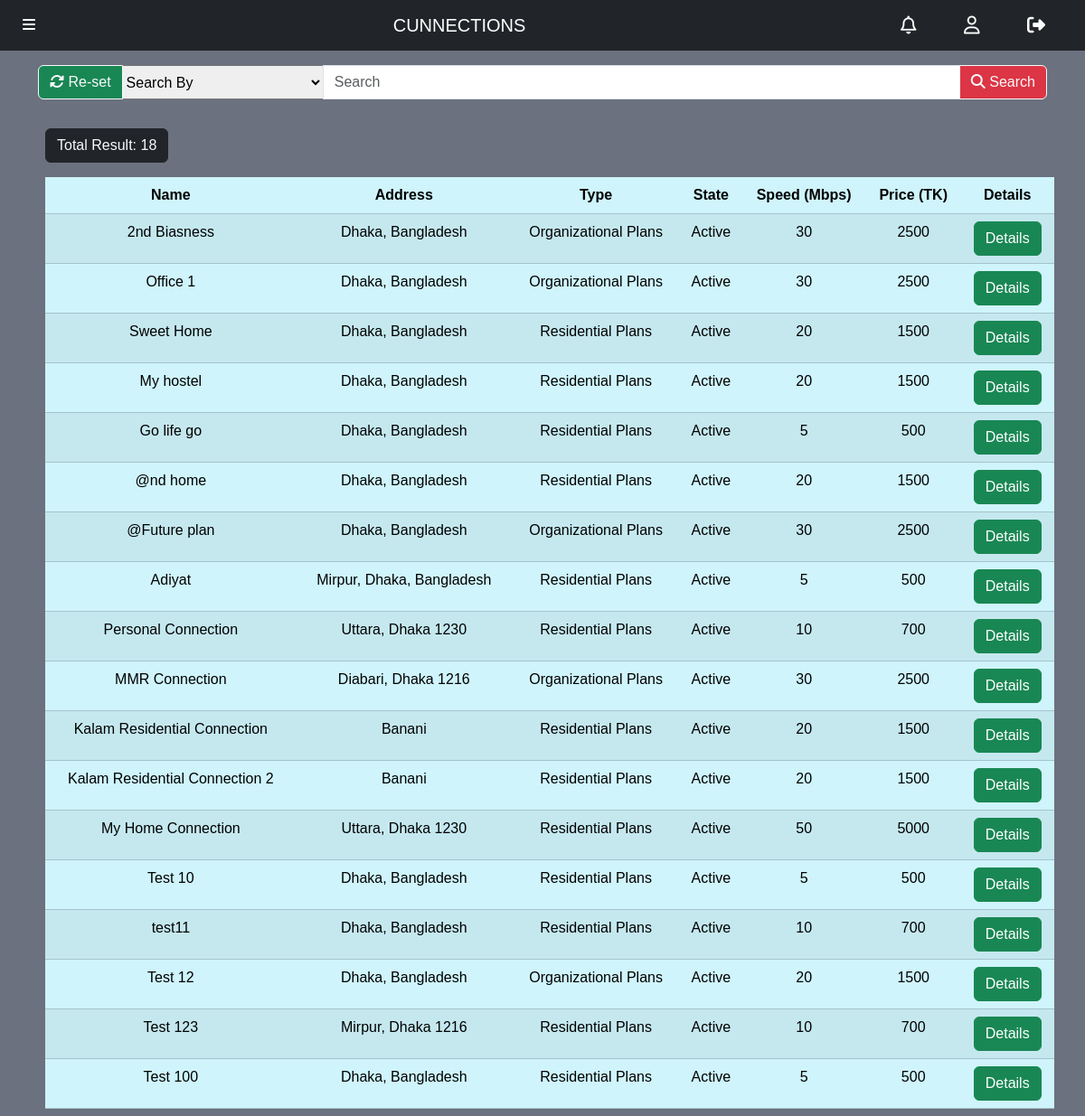
The page /connections_admin.php (signed in) on the database its author committed.
### tables this page shows
CREATE TABLE `connections` (
  `id` varchar(50) NOT NULL,
  `name` varchar(100) DEFAULT NULL,
  `address` varchar(200) DEFAULT NULL,
  `type` varchar(50) DEFAULT NULL,
  `customer_id` varchar(50) DEFAULT NULL,
  `plan_id` varchar(50) DEFAULT NULL,
  `state` varchar(30) DEFAULT NULL,
  `starting_date` date NOT NULL,
  `submission_date` date DEFAULT NULL,
  `req_plan` varchar(50) DEFAULT NULL
);

CREATE TABLE `plans` (
  `id` varchar(50) NOT NULL,
  `type` text DEFAULT NULL,
  `name` varchar(100) DEFAULT NULL,
  `speed` int(11) DEFAULT NULL,
  `realip` text DEFAULT NULL,
  `price` int(11) DEFAULT NULL
);

### connections_admin.php (the view, shortened to what this page needs)
<!DOCTYPE html>
<html lang="en">
<head>
    <?php include '_link_common.php'; ?>
    <link rel="stylesheet" href="footer.css">
    <link rel="stylesheet" href="navbar.css">
</head>
<body>
    <?php
        require '_nav_admin.php';
    ?>
    <div class="container my-3">
        <form method="get">
            <div class="input-group">
                <button class="btn btn-success btn-outline-light" name="reset" type="submit"><i class="fa-solid fa-rotate"></i></i> Re-set</button>
                <select class="search-select" name="key" style="width: 20%;">
                    <option value="all" selected>Search By</option>
                </select>
                <input type="text" class="form-control" name="word" placeholder="Search">
                <button class="btn btn-danger btn-outline-light" name="search" type="submit"><i class="fa-solid fa-magnifying-glass"></i></i> Search</button>
            </div>
        </form>
    </div>
    <?php
        require '_database_connect.php';
        $find_connections_sql = "SELECT * FROM `connections`";
        $find_connections = mysqli_query($connect, $find_connections_sql);
        $total_connections = mysqli_num_rows($find_connections);
        if($total_connections>0){
            echo "
            <div class='container overflow-auto mt-4'>
                <div class='num_of_res text-light btn btn-dark m-2'>
                    <h7 class='pt-2'>Total Result: $total_connections</h7>
                </div>
                <table class='table table-info table-striped table-hover m-2 p-2 text-center'>
                    <thead>
                        <tr>
                            <th>Name</th>
                            <th>Address</th>
                            <th>Type</th>
                            <th>State</th>
                            <th>Speed (Mbps)</th>
                            <th>Price (TK)</th>
                            <th>Details</th>
                        </tr>
                    </thead>
                    <tbody>";
                for($i=0; $i<$total_connections; $i++){
                    $connections = mysqli_fetch_assoc($find_connections);
                    $plan_sql = "SELECT * FROM `plans` WHERE `type` = '{$connections['type']}' AND `id` = '{$connections['plan_id']}'";
                    $get_plan = mysqli_query($connect, $plan_sql);
                    $plan = mysqli_fetch_assoc($get_plan);
                    if($connections['type'] == "residential_plans"){
                        $type = "Residential Plans";
                    } else if($connections['type'] == "organizational_plans"){
                        $type = "Organizational Plans";
                    }
                    echo"<tr>
                            <td>$connections[name]</td>
                            <td>$connections[address]</td>
                            <td>$type</td>
                            <td>$connections[state]</td>
                            <td>$plan[speed]</td>
                            <td>$plan[price]</td>
                            <td>
                                <form method='post'>
                                    <input class='visually-hidden' type='text' name='con_id' value='$connections[id]'</input>
                                    <button class='btn btn-success' type='submit' name='details'>Details</button>
                                </form>
                            </td>
                        </tr>";
                }
                echo"
                    </tbody>
                </table>
            </div>";;
        }
    ?>
</body>
</html>

### variables.css (style rules this page uses)
:root { --carousel-btn-color: aqua; --body-background-color: #6B717E; --login-box-width: 400px; --login-box-height: 500px; --registration-box-width: 400px; --registration-box-height: 850px; }

### all_body.css (style rules this page uses)
* { font-family: Arial, Helvetica, sans-serif; }
body { width: 100%; margin: 0; background-color: var(--body-background-color); }
html { scroll-behavior: smooth; }

### footer.css (style rules this page uses)
:root { --footer-back: black; }

### rows shown on the page
connections: name "2nd Biasness", address "Dhaka, Bangladesh", type "Organizational Plans", state "Active", plan.speed "30", plan.price "2500"
connections: name "Office 1", address "Dhaka, Bangladesh", type "Organizational Plans", state "Active", plan.speed "30", plan.price "2500"
connections: name "Sweet Home", address "Dhaka, Bangladesh", type "Residential Plans", state "Active", plan.speed "20", plan.price "1500"
connections: name "My hostel", address "Dhaka, Bangladesh", type "Residential Plans", state "Active", plan.speed "20", plan.price "1500"
connections: name "Go life go", address "Dhaka, Bangladesh", type "Residential Plans", state "Active", plan.speed "5", plan.price "500"
connections: name "@nd home", address "Dhaka, Bangladesh", type "Residential Plans", state "Active", plan.speed "20", plan.price "1500"
connections: name "@Future plan", address "Dhaka, Bangladesh", type "Organizational Plans", state "Active", plan.speed "30", plan.price "2500"
connections: name "Adiyat", address "Mirpur, Dhaka, Bangladesh", type "Residential Plans", state "Active", plan.speed "5", plan.price "500"
connections: name "Personal Connection", address "Uttara, Dhaka 1230", type "Residential Plans", state "Active", plan.speed "10", plan.price "700"
connections: name "MMR Connection", address "Diabari, Dhaka 1216", type "Organizational Plans", state "Active", plan.speed "30", plan.price "2500"
connections: name "Kalam Residential Connection", address "Banani", type "Residential Plans", state "Active", plan.speed "20", plan.price "1500"
connections: name "Kalam Residential Connection 2", address "Banani", type "Residential Plans", state "Active", plan.speed "20", plan.price "1500"
connections: name "My Home Connection", address "Uttara, Dhaka 1230", type "Residential Plans", state "Active", plan.speed "50", plan.price "5000"
connections: name "Test 10", address "Dhaka, Bangladesh", type "Residential Plans", state "Active", plan.speed "5", plan.price "500"
connections: name "test11", address "Dhaka, Bangladesh", type "Residential Plans", state "Active", plan.speed "10", plan.price "700"
connections: name "Test 12", address "Dhaka, Bangladesh", type "Organizational Plans", state "Active", plan.speed "20", plan.price "1500"
connections: name "Test 123", address "Mirpur, Dhaka 1216", type "Residential Plans", state "Active", plan.speed "10", plan.price "700"
connections: name "Test 100", address "Dhaka, Bangladesh", type "Residential Plans", state "Active", plan.speed "5", plan.price "500"

### other values the page prints
$page_name "CUNNECTIONS"
$total_connections "18"
